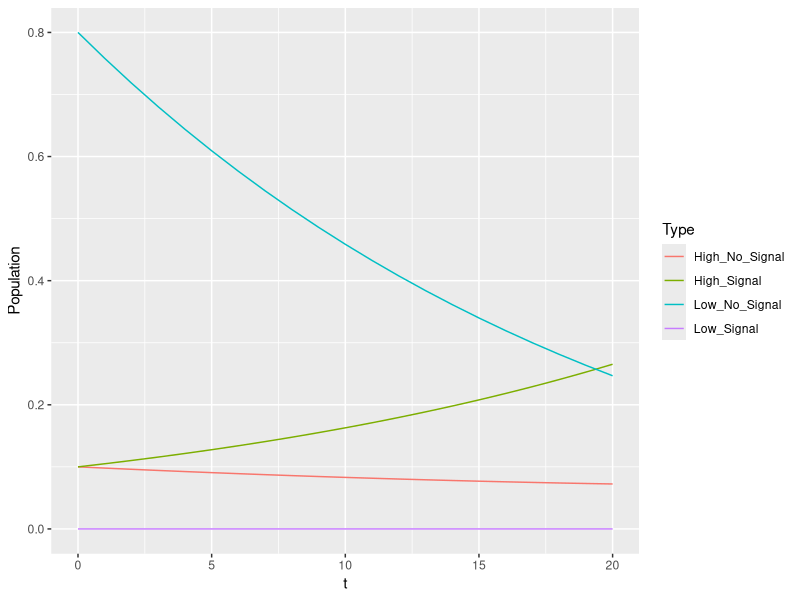
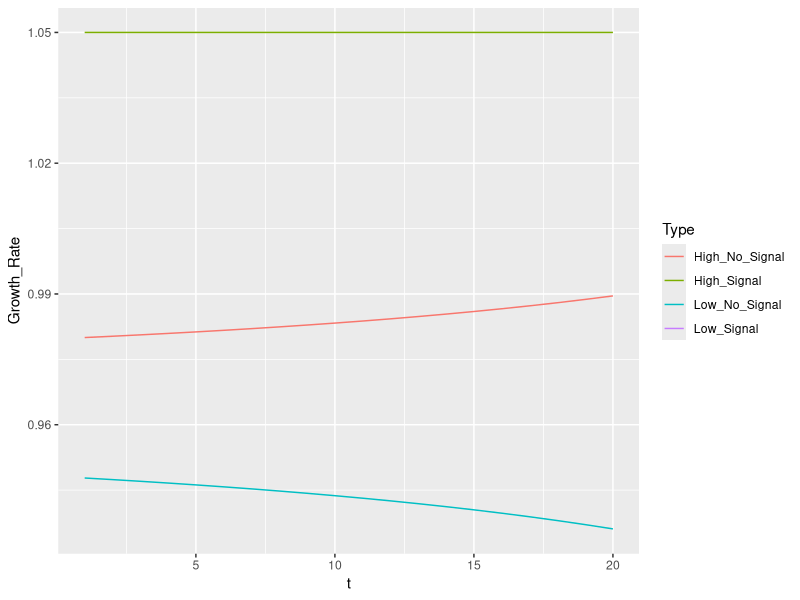
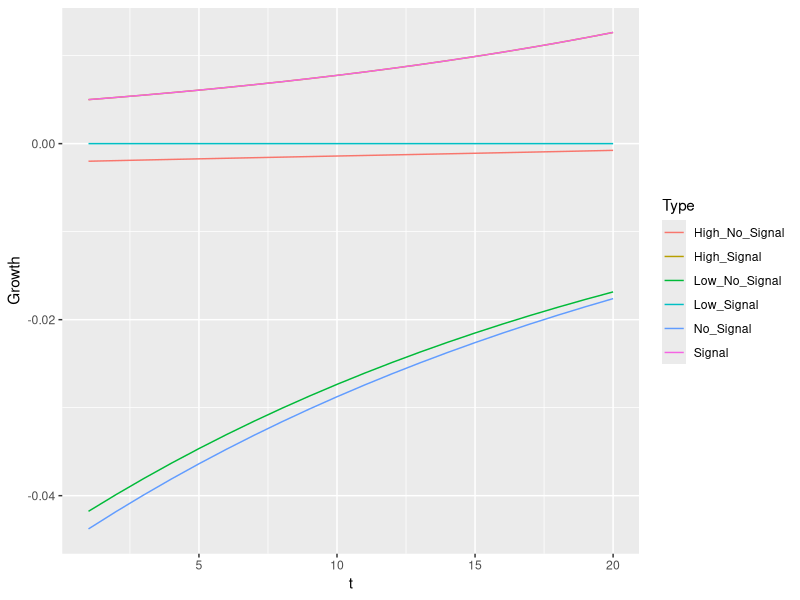
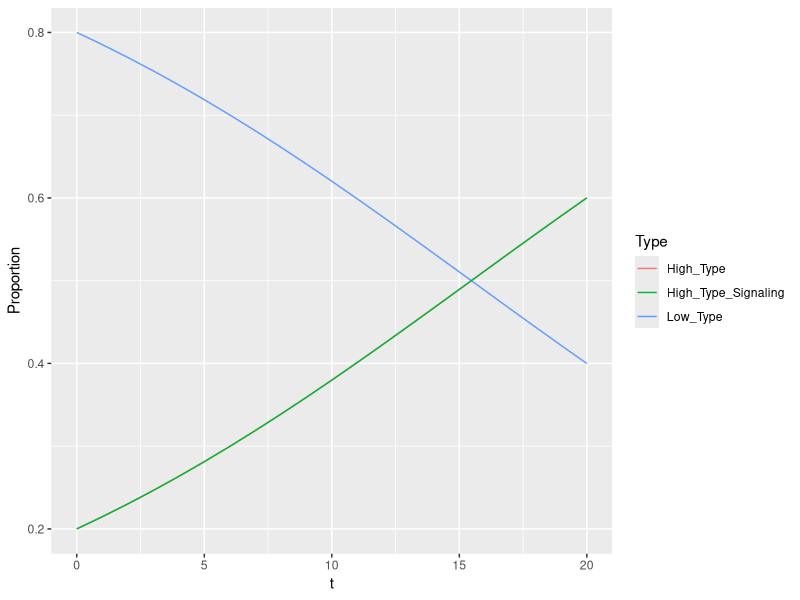
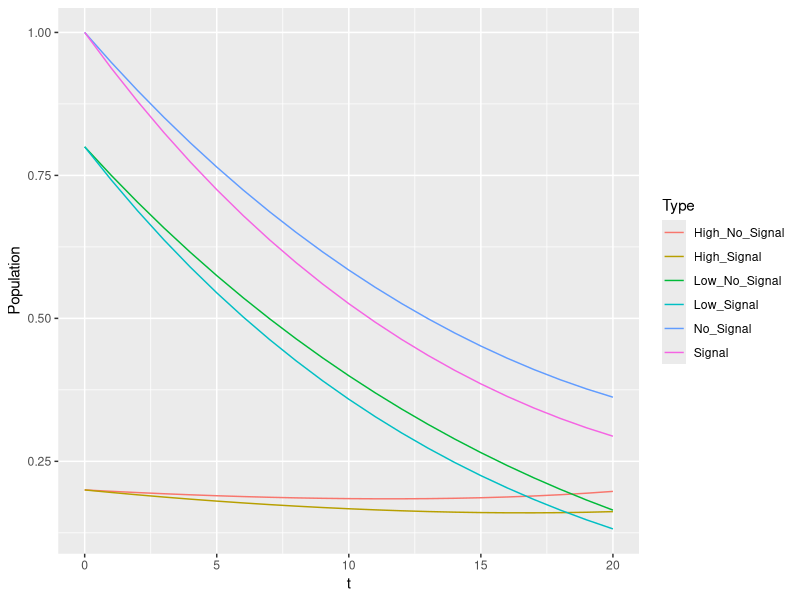
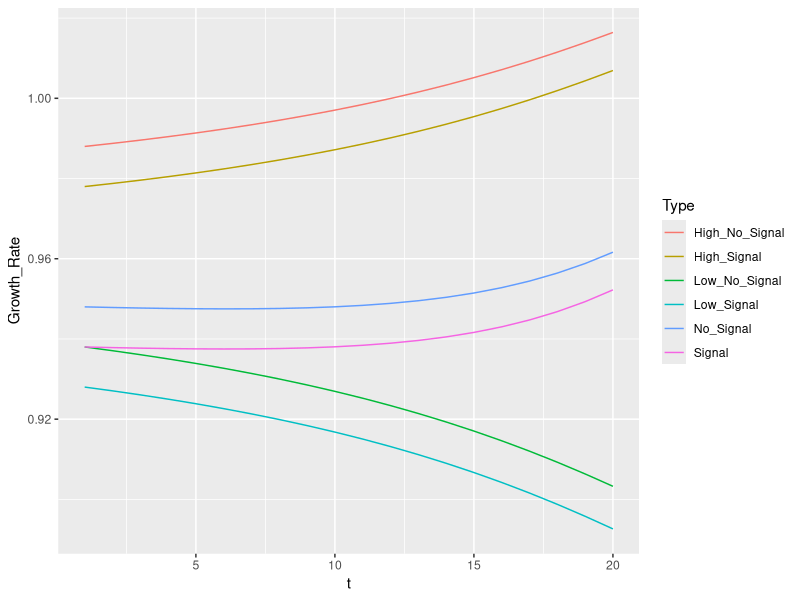
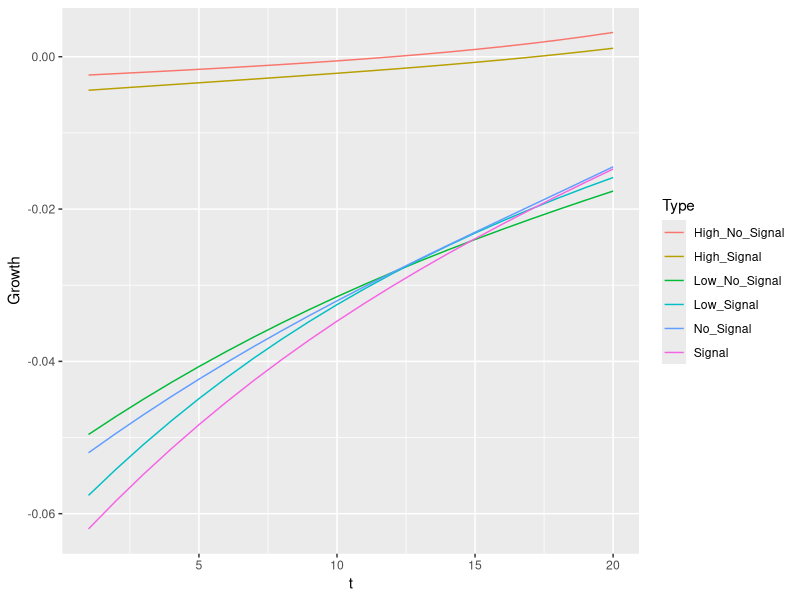
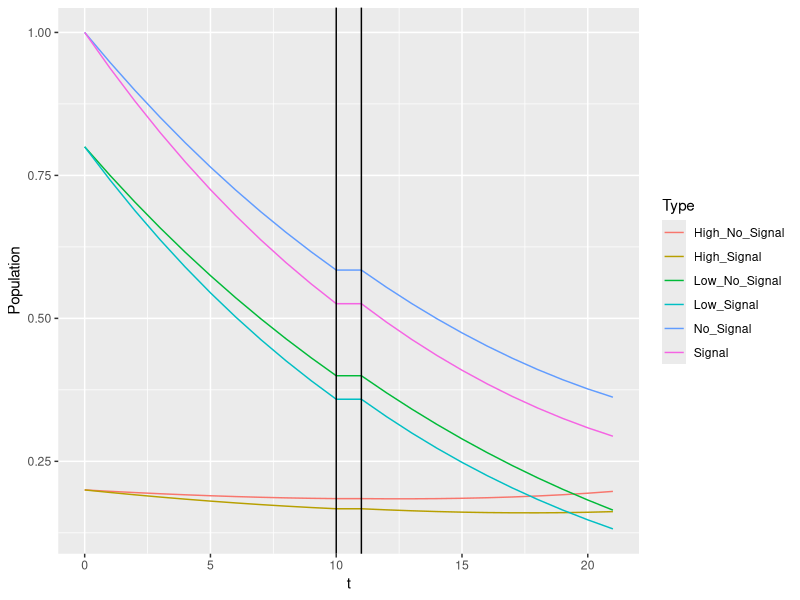

The R source for these figures, in order:
library("tidyverse", "shiny", "stringr")

time = 20
vHH =1.06
vHL = .97
vLH = .85
vLL = .96
K = .01
ratio = .2
ratio_l = 0
ratio_h = .5
pop_grow = "Unbounded exponential growth"
#"Fixed population", "Unbounded exponential growth", "Logistic growth to capacity"
join_scenario = "Merge"
#"Fight", "Merge"

evo = function(ratio, ratio_h, ratio_l, vHH, vHL, vLH, vLL, K, time, pop_grow){
  H_N = (1-ratio_h)*ratio
  H_S = ratio_h*ratio
  L_N = (1-ratio_l)*(1-ratio)
  L_S = ratio_l*(1-ratio)
  pop = data.frame(H_N,H_S,L_N,L_S)
  SHH = max(vHH - K, 0)
  SHL = max(vHL - K, 0)
  SLH = max(vLH - K, 0)
  SLL = max(vLL - K, 0)
  payoffs = data.frame(vHH,vHL,vLH,vLL,SHH,SHL,SLH,SLL)
  expected_payoffs = data.frame()
  for(i in 1:time){
    H_N = as.numeric(tail(pop,1)[1])
    H_S = as.numeric(tail(pop,1)[2])
    L_N = as.numeric(tail(pop,1)[3])
    L_S = as.numeric(tail(pop,1)[4])
    S_H = if(H_S+L_S>0){
      H_S/(H_S+L_S)} else {0}
    S_L = 1-S_H
    N_H = if(H_N+L_N>0){
      H_N/(H_N+L_N)} else {0}
    N_L = 1-N_H
    H_N_P = H_N*(N_H*as.numeric(payoffs[1])+N_L*as.numeric(payoffs[2]))
    H_S_P = H_S*(S_H*as.numeric(payoffs[5])+S_L*as.numeric(payoffs[6]))
    L_N_P = L_N*(N_H*as.numeric(payoffs[3])+N_L*as.numeric(payoffs[4]))
    L_S_P = L_S*(S_H*as.numeric(payoffs[7])+S_L*as.numeric(payoffs[8]))
    if (pop_grow == "Fixed population"){
      Total_P = H_N_P+H_S_P+L_N_P+L_S_P
      expected_payoffs1 = data.frame(High_No_Signal = H_N_P/(H_N*Total_P), High_Signal = H_S_P/(H_S*Total_P), Low_No_Signal = L_N_P/(L_N*Total_P), Low_Signal = L_S_P/(L_S*Total_P))
      H_N = H_N_P/Total_P
      H_S = H_S_P/Total_P
      L_N = L_N_P/Total_P
      L_S = L_S_P/Total_P
    }
    if (pop_grow == "Unbounded exponential growth") {
      expected_payoffs1 = data.frame(High_No_Signal = H_N_P/H_N, High_Signal = H_S_P/H_S, Low_No_Signal = L_N_P/L_N, Low_Signal = L_S_P/L_S)
      H_N = H_N_P
      H_S = H_S_P
      L_N = L_N_P
      L_S = L_S_P
    }
    pop1 = data.frame(H_N,H_S,L_N,L_S)
    pop = rbind(pop, pop1)
    expected_payoffs = rbind(expected_payoffs, expected_payoffs1)
  }
  
  growth = pop[2:(time+1),]-pop[1:time,]
  growth = growth %>%
    rename(High_No_Signal = H_N,
           High_Signal = H_S,
           Low_No_Signal = L_N,
           Low_Signal = L_S) %>%
    mutate(t = 1:time,
           Signal = High_Signal + Low_Signal,
           No_Signal = High_No_Signal + Low_No_Signal) %>%
    gather("No_Signal", "High_No_Signal", "Low_No_Signal", "Signal", "High_Signal", "Low_Signal", key = Type, value = "Growth")
  
  pop = pop %>%
    rename(High_No_Signal = H_N,
           High_Signal = H_S,
           Low_No_Signal = L_N,
           Low_Signal = L_S) %>%
    mutate(t = 0:time) %>%
    gather("High_No_Signal", "Low_No_Signal", "High_Signal", "Low_Signal", key = Type, value = "Population")
  
  expected_payoffs = expected_payoffs %>%
    mutate(t = 1:time) %>%
    gather("High_No_Signal", "Low_No_Signal", "High_Signal", "Low_Signal", key = Type, value = "Growth_Rate")
  list(pop, expected_payoffs, growth)
}

pop_evo = evo(ratio, ratio_h, ratio_l, vHH, vHL, vLH, vLL, K, time, pop_grow)[[1]]
rate_evo = evo(ratio, ratio_h, ratio_l, vHH, vHL, vLH, vLL, K, time, pop_grow)[[2]]
grow_evo = evo(ratio, ratio_h, ratio_l, vHH, vHL, vLH, vLL, K, time, pop_grow)[[3]]



ggplot(data = pop_evo, aes(x = t, y = Population, color = Type)) +
  geom_line()

ggplot(data = rate_evo, aes(x = t, y = Growth_Rate, color = Type)) +
  geom_line()

ggplot(data = grow_evo, aes(x = t, y = Growth, color = Type)) +
  geom_line()

evo_elect = function(ratio, vHH, vHL, vLH, vLL, K, time){
  SHH = max(vHH - K, 0)
  SHL = max(vHL - K, 0)
  SLH = max(vLH - K, 0)
  SLL = max(vLL - K, 0)
  payoffs = data.frame(vHH,vHL,vLH,vLL,SHH,SHL,SLH,SLL)
  H = ratio
  L = 1-ratio
  vH = H*vHH+L*vHL
  if(SHH>vH){
    S = 1
  } else {
    S = 0
  }
  pop = data.frame(H,L,S)
  for(i in 1:time){
    H = as.numeric(tail(pop,1)[1])
    L = as.numeric(tail(pop,1)[2])
    vH = H*as.numeric(payoffs[1])+L*as.numeric(payoffs[2])
    if(SHH>vH){
      S = 1
      H_P = H*SHH
    } else {
      S = 0
      H_P = H*vH
    }
    L_P = L*((1-S)*(H*vLH+L*vLL)+S*vLL)
    Total_P = H_P+L_P
    H = H_P/Total_P
    L = L_P/Total_P
    pop1 = data.frame(H,L,S)
    pop = rbind(pop, pop1)
  }
  pop = pop %>%
    rename(High_Type = H,
           Low_Type = L,
           Signal = S) %>%
    mutate(t = 0:time) %>%
    gather("High_Type", "Low_Type", key = Type, value = Proportion)
  pop$Signal[pop$Type=="Low_Type"]=0
  pop$Signal = as.factor(pop$Signal)
  pop
}

pop_evo_elect = evo_elect(ratio, vHH, vHL, vLH, vLL, K, time)

pop_evo_electS = pop_evo_elect %>%
  filter(Signal == 1)
pop_evo_electS$Type = "High_Type_Signaling"

ggplot(data = pop_evo_elect, aes(x = t, y = Proportion, color = Type)) +
  geom_line()+
  geom_line(data = pop_evo_electS, aes(x = t, y = Proportion, color = Type))

evo_apart = function(ratio, vHH, vHL, vLH, vLL, K, time, pop_grow){
  H_N = ratio
  H_S = ratio
  L_N = 1-ratio
  L_S = 1-ratio
  pop = data.frame(H_N,H_S,L_N,L_S)
  SHH = max(vHH - K, 0)
  SHL = max(vHL - K, 0)
  SLH = max(vLH - K, 0)
  SLL = max(vLL - K, 0)
  payoffs = data.frame(vHH,vHL,vLH,vLL,SHH,SHL,SLH,SLL)
  expected_payoffs = data.frame()
  group_payoffs = data.frame()
  for(i in 1:time){
    H_N = as.numeric(tail(pop,1)[1])
    H_S = as.numeric(tail(pop,1)[2])
    L_N = as.numeric(tail(pop,1)[3])
    L_S = as.numeric(tail(pop,1)[4])
    S_H = if(H_S+L_S>0){
      H_S/(H_S+L_S)} else {0}
    S_L = 1-S_H
    N_H = if(H_N+L_N>0){
      H_N/(H_N+L_N)} else {0}
    N_L = 1-N_H
    H_N_P = H_N*(N_H*as.numeric(payoffs[1])+N_L*as.numeric(payoffs[2]))
    H_S_P = H_S*(S_H*as.numeric(payoffs[5])+S_L*as.numeric(payoffs[6]))
    L_N_P = L_N*(N_H*as.numeric(payoffs[3])+N_L*as.numeric(payoffs[4]))
    L_S_P = L_S*(S_H*as.numeric(payoffs[7])+S_L*as.numeric(payoffs[8]))
    if (pop_grow == "Fixed population"){
      Total_N_P = H_N_P+L_N_P
      Total_S_P = H_S_P+L_S_P
      expected_payoffs1 = data.frame(High_No_Signal = H_N_P/(H_N*Total_N_P), High_Signal = H_S_P/(H_S*Total_S_P), Low_No_Signal = L_N_P/(L_N*Total_N_P), Low_Signal = L_S_P/(L_S*Total_S_P))
      H_N = H_N_P/Total_N_P
      H_S = H_S_P/Total_S_P
      L_N = L_N_P/Total_N_P
      L_S = L_S_P/Total_S_P
    }
    if (pop_grow == "Unbounded exponential growth") {
      expected_payoffs1 = data.frame(High_No_Signal = H_N_P/H_N, High_Signal = H_S_P/H_S, Low_No_Signal = L_N_P/L_N, Low_Signal = L_S_P/L_S)
      H_N = H_N_P
      H_S = H_S_P
      L_N = L_N_P
      L_S = L_S_P
    }
    pop1 = data.frame(H_N,H_S,L_N,L_S)
    pop = rbind(pop, pop1)
    group_payoffs1 = data.frame(No_Signal = expected_payoffs1[[1]]*N_H + expected_payoffs1[[3]]*N_L, Signal = expected_payoffs1[[2]]*S_H + expected_payoffs1[[4]]*S_L)
    group_payoffs = rbind(group_payoffs, group_payoffs1)
    expected_payoffs = rbind(expected_payoffs, expected_payoffs1)
  }
  growth = pop[2:(time+1),]-pop[1:time,]
  growth = growth %>%
    rename(High_No_Signal = H_N,
           High_Signal = H_S,
           Low_No_Signal = L_N,
           Low_Signal = L_S) %>%
    mutate(t = 1:time,
           Signal = High_Signal + Low_Signal,
           No_Signal = High_No_Signal + Low_No_Signal) %>%
    gather("No_Signal", "High_No_Signal", "Low_No_Signal", "Signal", "High_Signal", "Low_Signal", key = Type, value = "Growth")
  
  pop = pop %>%
    rename(High_No_Signal = H_N,
           High_Signal = H_S,
           Low_No_Signal = L_N,
           Low_Signal = L_S) %>%
    mutate(t = 0:time,
           Signal = High_Signal + Low_Signal,
           No_Signal = High_No_Signal + Low_No_Signal) %>%
    gather("No_Signal", "High_No_Signal", "Low_No_Signal", "Signal", "High_Signal", "Low_Signal", key = Type, value = "Population")
  
  expected_payoffs = cbind(expected_payoffs,group_payoffs)
  expected_payoffs = expected_payoffs %>%
    mutate(t = 1:time) %>%
    gather("No_Signal", "High_No_Signal", "Low_No_Signal", "Signal", "High_Signal", "Low_Signal", key = Type, value = "Growth_Rate")
  list(pop, expected_payoffs, growth)
}

pop_evo_A = evo_apart(ratio, vHH, vHL, vLH, vLL, K, time, pop_grow)[[1]]
rate_evo_A = evo_apart(ratio, vHH, vHL, vLH, vLL, K, time, pop_grow)[[2]]
grow_evo_A = evo_apart(ratio, vHH, vHL, vLH, vLL, K, time, pop_grow)[[3]]

ggplot(data = pop_evo_A, aes(x = t, y = Population, color = Type)) +
  geom_line()

ggplot(data = rate_evo_A, aes(x = t, y = Growth_Rate, color = Type))+
  geom_line()

ggplot(data = grow_evo_A, aes(x = t, y = Growth, color = Type))+
  geom_line()

evo_join = function(ratio, vHH, vHL, vLH, vLL, K, time, pop_grow, join_scenario){
  H_N = ratio
  H_S = ratio
  L_N = 1-ratio
  L_S = 1-ratio
  pop = data.frame(H_N,H_S,L_N,L_S)
  SHH = max(vHH - K, 0)
  SHL = max(vHL - K, 0)
  SLH = max(vLH - K, 0)
  SLL = max(vLL - K, 0)
  payoffs = data.frame(vHH,vHL,vLH,vLL,SHH,SHL,SLH,SLL)
  expected_payoffs = data.frame()
  group_payoffs = data.frame()
  for(i in 1:ceiling(time/2)){
    H_N = as.numeric(tail(pop,1)[1])
    H_S = as.numeric(tail(pop,1)[2])
    L_N = as.numeric(tail(pop,1)[3])
    L_S = as.numeric(tail(pop,1)[4])
    S_H = if(H_S+L_S>0){
      H_S/(H_S+L_S)} else {0}
    S_L = 1-S_H
    N_H = if(H_N+L_N>0){
      H_N/(H_N+L_N)} else {0}
    N_L = 1-N_H
    H_N_P = H_N*(N_H*as.numeric(payoffs[1])+N_L*as.numeric(payoffs[2]))
    H_S_P = H_S*(S_H*as.numeric(payoffs[5])+S_L*as.numeric(payoffs[6]))
    L_N_P = L_N*(N_H*as.numeric(payoffs[3])+N_L*as.numeric(payoffs[4]))
    L_S_P = L_S*(S_H*as.numeric(payoffs[7])+S_L*as.numeric(payoffs[8]))
    if (pop_grow == "Fixed population"){
      Total_N_P = H_N_P+L_N_P
      Total_S_P = H_S_P+L_S_P
      expected_payoffs1 = data.frame(High_No_Signal = H_N_P/(H_N*Total_N_P), High_Signal = H_S_P/(H_S*Total_S_P), Low_No_Signal = L_N_P/(L_N*Total_N_P), Low_Signal = L_S_P/(L_S*Total_S_P))
      H_N = H_N_P/Total_N_P
      H_S = H_S_P/Total_S_P
      L_N = L_N_P/Total_N_P
      L_S = L_S_P/Total_S_P
    }
    if (pop_grow == "Unbounded exponential growth") {
      expected_payoffs1 = data.frame(High_No_Signal = H_N_P/H_N, High_Signal = H_S_P/H_S, Low_No_Signal = L_N_P/L_N, Low_Signal = L_S_P/L_S)
      H_N = H_N_P
      H_S = H_S_P
      L_N = L_N_P
      L_S = L_S_P
    }
    pop1 = data.frame(H_N,H_S,L_N,L_S)
    pop = rbind(pop, pop1)
    group_payoffs1 = data.frame(No_Signal = expected_payoffs1[[1]]*N_H + expected_payoffs1[[3]]*N_L, Signal = expected_payoffs1[[2]]*S_H + expected_payoffs1[[4]]*S_L)
    group_payoffs = rbind(group_payoffs, group_payoffs1)
    expected_payoffs = rbind(expected_payoffs, expected_payoffs1)
  }
  if (join_scenario == "Merge"){
    if (pop_grow == "Fixed population"){
      pop1 = pop1/2
      pop = rbind(pop,pop1)
      group_payoffs1 = group_payoffs1/2
      group_payoffs = rbind(group_payoffs, group_payoffs1)
      expected_payoffs1 = expected_payoffs1/2
      expected_payoffs = rbind(expected_payoffs, expected_payoffs1)
      for(i in (ceiling(time/2)+1):time){
        H_N = as.numeric(tail(pop,1)[1])
        H_S = as.numeric(tail(pop,1)[2])
        L_N = as.numeric(tail(pop,1)[3])
        L_S = as.numeric(tail(pop,1)[4])
        S_H = if(H_S+L_S>0){
          H_S/(H_S+L_S)} else {0}
        S_L = 1-S_H
        N_H = if(H_N+L_N>0){
          H_N/(H_N+L_N)} else {0}
        N_L = 1-N_H
        H_N_P = H_N*(N_H*as.numeric(payoffs[1])+N_L*as.numeric(payoffs[2]))
        H_S_P = H_S*(S_H*as.numeric(payoffs[5])+S_L*as.numeric(payoffs[6]))
        L_N_P = L_N*(N_H*as.numeric(payoffs[3])+N_L*as.numeric(payoffs[4]))
        L_S_P = L_S*(S_H*as.numeric(payoffs[7])+S_L*as.numeric(payoffs[8]))
        Total_P = H_N_P+L_N_P+H_S_P+L_S_P
        expected_payoffs1 = data.frame(High_No_Signal = H_N_P/(H_N*Total_P), High_Signal = H_S_P/(H_S*Total_P), Low_No_Signal = L_N_P/(L_N*Total_P), Low_Signal = L_S_P/(L_S*Total_P))
        H_N = H_N_P/Total_P
        H_S = H_S_P/Total_P
        L_N = L_N_P/Total_P
        L_S = L_S_P/Total_P
        pop1 = data.frame(H_N,H_S,L_N,L_S)
        pop = rbind(pop, pop1)
        group_payoffs1 = data.frame(No_Signal = expected_payoffs1[[1]]*N_H + expected_payoffs1[[3]]*N_L, Signal = expected_payoffs1[[2]]*S_H + expected_payoffs1[[4]]*S_L)
        group_payoffs = rbind(group_payoffs, group_payoffs1)
        expected_payoffs = rbind(expected_payoffs, expected_payoffs1)
      }
    }
    if (pop_grow == "Unbounded exponential growth"){
      pop = rbind(pop,pop1)
      group_payoffs = rbind(group_payoffs, group_payoffs1)
      expected_payoffs = rbind(expected_payoffs, expected_payoffs1)
      for(i in (ceiling(time/2)+1):time){
        H_N = as.numeric(tail(pop,1)[1])
        H_S = as.numeric(tail(pop,1)[2])
        L_N = as.numeric(tail(pop,1)[3])
        L_S = as.numeric(tail(pop,1)[4])
        S_H = if(H_S+L_S>0){
          H_S/(H_S+L_S)} else {0}
        S_L = 1-S_H
        N_H = if(H_N+L_N>0){
          H_N/(H_N+L_N)} else {0}
        N_L = 1-N_H
        H_N_P = H_N*(N_H*as.numeric(payoffs[1])+N_L*as.numeric(payoffs[2]))
        H_S_P = H_S*(S_H*as.numeric(payoffs[5])+S_L*as.numeric(payoffs[6]))
        L_N_P = L_N*(N_H*as.numeric(payoffs[3])+N_L*as.numeric(payoffs[4]))
        L_S_P = L_S*(S_H*as.numeric(payoffs[7])+S_L*as.numeric(payoffs[8]))
        expected_payoffs1 = data.frame(High_No_Signal = H_N_P/H_N, High_Signal = H_S_P/H_S, Low_No_Signal = L_N_P/L_N, Low_Signal = L_S_P/L_S)
        H_N = H_N_P
        H_S = H_S_P
        L_N = L_N_P
        L_S = L_S_P
        pop1 = data.frame(H_N,H_S,L_N,L_S)
        pop = rbind(pop, pop1)
        group_payoffs1 = data.frame(No_Signal = expected_payoffs1[[1]]*N_H + expected_payoffs1[[3]]*N_L, Signal = expected_payoffs1[[2]]*S_H + expected_payoffs1[[4]]*S_L)
        group_payoffs = rbind(group_payoffs, group_payoffs1)
        expected_payoffs = rbind(expected_payoffs, expected_payoffs1)
      }
    }
  }
  if (join_scenario == "Fight"){
    if (pop_grow == "Fixed population"){
      pop1 = pop1/2
      pop = rbind(pop,pop1)
      group_payoffs1 = group_payoffs1/2
      group_payoffs = rbind(group_payoffs, group_payoffs1)
      expected_payoffs1 = expected_payoffs1/2
      expected_payoffs = rbind(expected_payoffs, expected_payoffs1)
      for(i in (ceiling(time/2)+1):time){
        H_N = as.numeric(tail(pop,1)[1])
        H_S = as.numeric(tail(pop,1)[2])
        L_N = as.numeric(tail(pop,1)[3])
        L_S = as.numeric(tail(pop,1)[4])
        #Fight where each kills .5 of other group
        S_D = (H_S+L_S)*.5
        N_D = (H_N+L_N)*.5
        S_H = if(H_S+L_S>0){
          H_S/(H_S+L_S)} else {0}
        S_L = 1-S_H
        N_H = if(H_N+L_N>0){
          H_N/(H_N+L_N)} else {0}
        N_L = 1-N_H
        H_N = max(H_N-S_D*N_H,0)
        H_S = max(H_S-N_D*S_H,0)
        L_N = max(L_N-S_D*N_L,0)
        L_S = max(L_S-N_D*S_L,0)
        #Reproduce
        S_H = if(H_S+L_S>0){
          H_S/(H_S+L_S)} else {0}
        S_L = 1-S_H
        N_H = if(H_N+L_N>0){
          H_N/(H_N+L_N)} else {0}
        N_L = 1-N_H
        H_N_P = H_N*(N_H*as.numeric(payoffs[1])+N_L*as.numeric(payoffs[2]))
        H_S_P = H_S*(S_H*as.numeric(payoffs[5])+S_L*as.numeric(payoffs[6]))
        L_N_P = L_N*(N_H*as.numeric(payoffs[3])+N_L*as.numeric(payoffs[4]))
        L_S_P = L_S*(S_H*as.numeric(payoffs[7])+S_L*as.numeric(payoffs[8]))
        Total_P = H_N_P+L_N_P+H_S_P+L_S_P
        expected_payoffs1 = data.frame(High_No_Signal = H_N_P/(H_N*Total_P), High_Signal = H_S_P/(H_S*Total_P), Low_No_Signal = L_N_P/(L_N*Total_P), Low_Signal = L_S_P/(L_S*Total_P))
        H_N = H_N_P/Total_P
        H_S = H_S_P/Total_P
        L_N = L_N_P/Total_P
        L_S = L_S_P/Total_P
        pop1 = data.frame(H_N,H_S,L_N,L_S)
        pop = rbind(pop, pop1)
        group_payoffs1 = data.frame(No_Signal = expected_payoffs1[[1]]*N_H + expected_payoffs1[[3]]*N_L, Signal = expected_payoffs1[[2]]*S_H + expected_payoffs1[[4]]*S_L)
        group_payoffs = rbind(group_payoffs, group_payoffs1)
        expected_payoffs = rbind(expected_payoffs, expected_payoffs1)
      }
    }
    if (pop_grow == "Unbounded exponential growth"){
      pop = rbind(pop,pop1)
      group_payoffs = rbind(group_payoffs, group_payoffs1)
      expected_payoffs = rbind(expected_payoffs, expected_payoffs1)
      for(i in (ceiling(time/2)+1):time){
        H_N = as.numeric(tail(pop,1)[1])
        H_S = as.numeric(tail(pop,1)[2])
        L_N = as.numeric(tail(pop,1)[3])
        L_S = as.numeric(tail(pop,1)[4])
        #Fight where each kills .5 of other group
        S_D = (H_S+L_S)*.5
        N_D = (H_N+L_N)*.5
        S_H = if(H_S+L_S>0){
          H_S/(H_S+L_S)} else {0}
        S_L = 1-S_H
        N_H = if(H_N+L_N>0){
          H_N/(H_N+L_N)} else {0}
        N_L = 1-N_H
        H_N = max(H_N-S_D*N_H,0)
        H_S = max(H_S-N_D*S_H,0)
        L_N = max(L_N-S_D*N_L,0)
        L_S = max(L_S-N_D*S_L,0)
        #Reproduce
        S_H = if(H_S+L_S>0){
          H_S/(H_S+L_S)} else {0}
        S_L = 1-S_H
        N_H = if(H_N+L_N>0){
          H_N/(H_N+L_N)} else {0}
        N_L = 1-N_H
        H_N_P = H_N*(N_H*as.numeric(payoffs[1])+N_L*as.numeric(payoffs[2]))
        H_S_P = H_S*(S_H*as.numeric(payoffs[5])+S_L*as.numeric(payoffs[6]))
        L_N_P = L_N*(N_H*as.numeric(payoffs[3])+N_L*as.numeric(payoffs[4]))
        L_S_P = L_S*(S_H*as.numeric(payoffs[7])+S_L*as.numeric(payoffs[8]))
        expected_payoffs1 = data.frame(High_No_Signal = H_N_P/H_N, High_Signal = H_S_P/H_S, Low_No_Signal = L_N_P/L_N, Low_Signal = L_S_P/L_S)
        H_N = H_N_P
        H_S = H_S_P
        L_N = L_N_P
        L_S = L_S_P
        pop1 = data.frame(H_N,H_S,L_N,L_S)
        pop = rbind(pop, pop1)
        group_payoffs1 = data.frame(No_Signal = expected_payoffs1[[1]]*N_H + expected_payoffs1[[3]]*N_L, Signal = expected_payoffs1[[2]]*S_H + expected_payoffs1[[4]]*S_L)
        group_payoffs = rbind(group_payoffs, group_payoffs1)
        expected_payoffs = rbind(expected_payoffs, expected_payoffs1)
      }
    }
  }
  growth = pop[2:(time+2),]-pop[1:(time+1),]
  growth[ceiling(time/2)+1,]=NA
  growth = growth %>%
    rename(High_No_Signal = H_N,
           High_Signal = H_S,
           Low_No_Signal = L_N,
           Low_Signal = L_S) %>%
    mutate(t = 1:(time+1),
           Signal = High_Signal + Low_Signal,
           No_Signal = High_No_Signal + Low_No_Signal) %>%
    gather("No_Signal", "High_No_Signal", "Low_No_Signal", "Signal", "High_Signal", "Low_Signal", key = Type, value = "Growth")
  
  pop = pop %>%
    rename(High_No_Signal = H_N,
           High_Signal = H_S,
           Low_No_Signal = L_N,
           Low_Signal = L_S) %>%
    mutate(t = 0:(time+1),
           Signal = High_Signal + Low_Signal,
           No_Signal = High_No_Signal + Low_No_Signal) %>%
    gather("No_Signal", "High_No_Signal", "Low_No_Signal", "Signal", "High_Signal", "Low_Signal", key = Type, value = "Population")
  
  expected_payoffs = cbind(expected_payoffs,group_payoffs)
  expected_payoffs[ceiling(time/2)+1,]=NA
  expected_payoffs = expected_payoffs %>%
    mutate(t = 1:(time+1)) %>%
    gather("No_Signal", "High_No_Signal", "Low_No_Signal", "Signal", "High_Signal", "Low_Signal", key = Type, value = "Growth_Rate")
  list(pop, expected_payoffs, growth)
}

test=evo_join(ratio, vHH, vHL, vLH, vLL, K, time, pop_grow, join_scenario)


ggplot(data = test[[1]], aes(x = t, y = Population, color = Type)) +
  geom_line()+
  geom_vline(xintercept = ceiling(time/2))+
  geom_vline(xintercept = ceiling(time/2)+1)

ggplot(data = test[[2]], aes(x = t, y = Growth_Rate, color = Type)) +
  geom_line()+
  geom_vline(xintercept = ceiling(time/2))+
  geom_vline(xintercept = ceiling(time/2)+2)

ggplot(data = test[[3]], aes(x = t, y = Growth, color = Type)) +
  geom_line()+
  geom_vline(xintercept = ceiling(time/2))+
  geom_vline(xintercept = ceiling(time/2)+2)

evo_apart_high = function(ratio, vHH, vHL, vLH, vLL, K, time, pop_grow){
  H_N = ratio
  H_S = ratio
  L_N = 1-ratio
  L_S = 1-ratio
  pop = data.frame(H_N,H_S,L_N,L_S)
  SHH = max(vHH - K, 0)
  SHL = max(vHL - K, 0)
  SLH = max(vLH - K, 0)
  SLL = max(vLL - K, 0)
  payoffs = data.frame(vHH,vHL,vLH,vLL,SHH,SHL,SLH,SLL)
  expected_payoffs = data.frame()
  group_payoffs = data.frame()
  for(i in 1:time){
    H_N = as.numeric(tail(pop,1)[1])
    H_S = as.numeric(tail(pop,1)[2])
    L_N = as.numeric(tail(pop,1)[3])
    L_S = as.numeric(tail(pop,1)[4])
    S_H = if(H_S+L_S>0){
      H_S/(H_S+L_S)} else {0}
    S_L = 1-S_H
    N_H = if(H_N+L_N>0){
      H_N/(H_N+L_N)} else {0}
    N_L = 1-N_H
    H_N_P = H_N*(N_H*as.numeric(payoffs[1])+N_L*as.numeric(payoffs[2]))
    H_S_P = SHH*H_S
    L_N_P = L_N*(N_H*as.numeric(payoffs[3])+N_L*as.numeric(payoffs[4]))
    L_S_P = vLL*L_S
    if (pop_grow == "Fixed population"){
      Total_N_P = H_N_P+L_N_P
      Total_S_P = H_S_P+L_S_P
      expected_payoffs1 = data.frame(High_No_Signal = H_N_P/(H_N*Total_N_P), High_Signal = H_S_P/(H_S*Total_S_P), Low_No_Signal = L_N_P/(L_N*Total_N_P), Low_Signal = L_S_P/(L_S*Total_S_P))
      H_N = H_N_P/Total_N_P
      H_S = H_S_P/Total_S_P
      L_N = L_N_P/Total_N_P
      L_S = L_S_P/Total_S_P
    }
    if (pop_grow == "Unbounded exponential growth") {
      expected_payoffs1 = data.frame(High_No_Signal = H_N_P/H_N, High_Signal = H_S_P/H_S, Low_No_Signal = L_N_P/L_N, Low_Signal = L_S_P/L_S)
      H_N = H_N_P
      H_S = H_S_P
      L_N = L_N_P
      L_S = L_S_P
    }
    pop1 = data.frame(H_N,H_S,L_N,L_S)
    pop = rbind(pop, pop1)
    group_payoffs1 = data.frame(No_Signal = expected_payoffs1[[1]]*N_H + expected_payoffs1[[3]]*N_L, Signal = expected_payoffs1[[2]]*S_H + expected_payoffs1[[4]]*S_L)
    group_payoffs = rbind(group_payoffs, group_payoffs1)
    expected_payoffs = rbind(expected_payoffs, expected_payoffs1)
  }
  growth = pop[2:(time+1),]-pop[1:time,]
  growth = growth %>%
    rename(High_No_Signal = H_N,
           High_Signal = H_S,
           Low_No_Signal = L_N,
           Low_Signal = L_S) %>%
    mutate(t = 1:time,
           Signal = High_Signal + Low_Signal,
           No_Signal = High_No_Signal + Low_No_Signal) %>%
    gather("No_Signal", "High_No_Signal", "Low_No_Signal", "Signal", "High_Signal", "Low_Signal", key = Type, value = "Growth")
  
  pop = pop %>%
    rename(High_No_Signal = H_N,
           High_Signal = H_S,
           Low_No_Signal = L_N,
           Low_Signal = L_S) %>%
    mutate(t = 0:time,
           Signal = High_Signal + Low_Signal,
           No_Signal = High_No_Signal + Low_No_Signal) %>%
    gather("No_Signal", "High_No_Signal", "Low_No_Signal", "Signal", "High_Signal", "Low_Signal", key = Type, value = "Population")
  
  expected_payoffs = cbind(expected_payoffs,group_payoffs)
  expected_payoffs = expected_payoffs %>%
    mutate(t = 1:time) %>%
    gather("No_Signal", "High_No_Signal", "Low_No_Signal", "Signal", "High_Signal", "Low_Signal", key = Type, value = "Growth_Rate")
  list(pop, expected_payoffs, growth)
}

pop_evo_A_H = evo_apart_high(ratio, vHH, vHL, vLH, vLL, K, time,pop_grow)[[1]]
rate_evo_A_H = evo_apart_high(ratio, vHH, vHL, vLH, vLL, K, time, pop_grow)[[2]]
grow_evo_A_H = evo_apart_high(ratio, vHH, vHL, vLH, vLL, K, time, pop_grow)[[3]]

ggplot(data = pop_evo_A_H, aes(x = t, y = Population, color = Type)) +
  geom_line()

ggplot(data = rate_evo_A_H, aes(x = t, y = Growth_Rate, color = Type))+
  geom_line()

ggplot(data = grow_evo_A_H, aes(x = t, y = Growth, color = Type))+
  geom_line()

evo_join_high = function(ratio, vHH, vHL, vLH, vLL, K, time){
  H_N = ratio
  H_S = ratio
  L_N = 1-ratio
  L_S = 1-ratio
  pop = data.frame(H_N,H_S,L_N,L_S)
  SHH = max(vHH - K, 0)
  SHL = max(vHL - K, 0)
  SLH = max(vLH - K, 0)
  SLL = max(vLL - K, 0)
  payoffs = data.frame(vHH,vHL,vLH,vLL,SHH,SHL,SLH,SLL)
  fitness = data.frame()
  for(i in 1:ceiling(time/2)){
    H_N = as.numeric(tail(pop,1)[1])
    H_S = as.numeric(tail(pop,1)[2])
    L_N = as.numeric(tail(pop,1)[3])
    L_S = as.numeric(tail(pop,1)[4])
    H_N_P = H_N*(H_N*as.numeric(payoffs[1])+L_N*as.numeric(payoffs[2]))
    H_S_P = H_S*(H_S*as.numeric(payoffs[5])+L_S*as.numeric(payoffs[6]))
    L_N_P = L_N*(H_N*as.numeric(payoffs[3])+L_N*as.numeric(payoffs[4]))
    L_S_P = L_S*(H_S*as.numeric(payoffs[7])+L_S*as.numeric(payoffs[8]))
    Total_N_P = H_N_P+L_N_P
    Total_S_P = H_S_P+L_S_P
    H_N = H_N_P/Total_N_P
    H_S = H_S_P/Total_S_P
    L_N = L_N_P/Total_N_P
    L_S = L_S_P/Total_S_P
    fitness1 = data.frame(H_N_P,H_S_P,L_N_P,L_S_P)
    fitness = rbind(fitness, fitness1)
    pop1 = data.frame(H_N,H_S,L_N,L_S)
    pop = rbind(pop, pop1)
  }
  pop1 = pop1/2
  pop = rbind(pop,pop1)
  fitness1 = fitness1/2
  fitness = rbind(fitness, fitness1)
  for(i in (ceiling(time/2)+1):time){
    H_N = as.numeric(tail(pop,1)[1])
    H_S = as.numeric(tail(pop,1)[2])
    L_N = as.numeric(tail(pop,1)[3])
    L_S = as.numeric(tail(pop,1)[4])
    S_H = if(H_S+L_S>0){
      H_S/(H_S+L_S)} else {0}
    S_L = 1-S_H
    N_H = if(H_N+L_N>0){
      H_N/(H_N+L_N)} else {0}
    N_L = 1-N_H
    H_N_P = H_N*(N_H*as.numeric(payoffs[1])+N_L*as.numeric(payoffs[2]))
    H_S_P = H_S*(S_H*as.numeric(payoffs[5])+S_L*as.numeric(payoffs[6]))
    L_N_P = L_N*(N_H*as.numeric(payoffs[3])+N_L*as.numeric(payoffs[4]))
    L_S_P = L_S*(S_H*as.numeric(payoffs[7])+S_L*as.numeric(payoffs[8]))
    Total_P = H_N_P+H_S_P+L_N_P+L_S_P
    H_N = H_N_P/Total_P
    H_S = H_S_P/Total_P
    L_N = L_N_P/Total_P
    L_S = L_S_P/Total_P
    fitness1 = data.frame(H_N_P,H_S_P,L_N_P,L_S_P)
    fitness = rbind(fitness, fitness1)
    pop1 = data.frame(H_N,H_S,L_N,L_S)
    pop = rbind(pop, pop1)
  }
  group_pay = pop[2:(time+2),]*fitness
  group_pay = group_pay %>%
    mutate(No_Signal = H_N+L_N,
           Signal = H_S+L_S,
           t = 1:(time+1)) %>%
    gather("Signal", "No_Signal", key = Population, value = Payoff)
  pop = pop %>%
    rename(High_No_Signal = H_N,
           High_Signal = H_S,
           Low_No_Signal = L_N,
           Low_Signal = L_S) %>%
    mutate(t = 0:(time+1)) %>%
    gather("High_No_Signal", "High_Signal", "Low_No_Signal", "Low_Signal", key = Type, value = Proportion)
  fitness = fitness %>%
    rename(High_No_Signal = H_N_P,
           High_Signal = H_S_P,
           Low_No_Signal = L_N_P,
           Low_Signal = L_S_P) %>%
    mutate(t = 1:(time+1)) %>%
    gather("High_No_Signal", "High_Signal", "Low_No_Signal", "Low_Signal", key = Type, value = Payoff)
  list(pop, fitness, group_pay)
}
